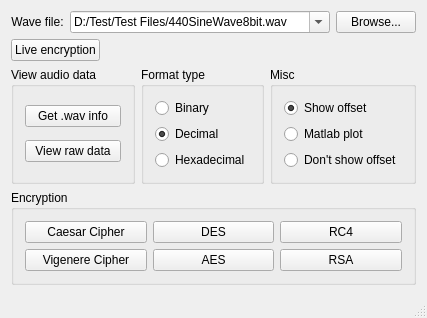
<?xml version="1.0" encoding="UTF-8"?>
<ui version="4.0">
 <class>MainWindow</class>
 <widget class="QMainWindow" name="MainWindow">
  <property name="geometry">
   <rect>
    <x>0</x>
    <y>0</y>
    <width>388</width>
    <height>312</height>
   </rect>
  </property>
  <property name="sizePolicy">
   <sizepolicy hsizetype="Preferred" vsizetype="Preferred">
    <horstretch>0</horstretch>
    <verstretch>0</verstretch>
   </sizepolicy>
  </property>
  <property name="windowTitle">
   <string>Audio Cipher</string>
  </property>
  <widget class="QWidget" name="centralWidget">
   <layout class="QVBoxLayout" name="verticalLayout_4">
    <item>
     <layout class="QHBoxLayout" name="horizontalLayout_2">
      <item>
       <widget class="QLabel" name="label">
        <property name="text">
         <string>Wave file:</string>
        </property>
        <property name="alignment">
         <set>Qt::AlignCenter</set>
        </property>
       </widget>
      </item>
      <item>
       <widget class="QComboBox" name="addressEdit">
        <property name="sizePolicy">
         <sizepolicy hsizetype="MinimumExpanding" vsizetype="Fixed">
          <horstretch>0</horstretch>
          <verstretch>0</verstretch>
         </sizepolicy>
        </property>
        <property name="editable">
         <bool>true</bool>
        </property>
        <property name="currentText">
         <string>D:/Test/Test Files/440SineWave8bit.wav</string>
        </property>
        <item>
         <property name="text">
          <string>D:/Test/Test Files/440SineWave8bit.wav</string>
         </property>
        </item>
        <item>
         <property name="text">
          <string>D:/Test/Test Files/test.wav</string>
         </property>
        </item>
        <item>
         <property name="text">
          <string>D:/Test/Test Files/13 Geografía.wav</string>
         </property>
        </item>
        <item>
         <property name="text">
          <string>D:/Test/Test Files/01 The Circle of Life.wav</string>
         </property>
        </item>
       </widget>
      </item>
      <item>
       <widget class="QPushButton" name="browsePushButton">
        <property name="text">
         <string>Browse...</string>
        </property>
       </widget>
      </item>
     </layout>
    </item>
    <item>
     <layout class="QHBoxLayout" name="horizontalLayout_3">
      <item>
       <widget class="QPushButton" name="liveButton">
        <property name="text">
         <string>Live encryption</string>
        </property>
       </widget>
      </item>
      <item>
       <spacer name="horizontalSpacer">
        <property name="orientation">
         <enum>Qt::Horizontal</enum>
        </property>
        <property name="sizeHint" stdset="0">
         <size>
          <width>40</width>
          <height>20</height>
         </size>
        </property>
       </spacer>
      </item>
     </layout>
    </item>
    <item>
     <layout class="QHBoxLayout" name="horizontalLayout">
      <item>
       <widget class="QGroupBox" name="groupBox">
        <property name="title">
         <string>View audio data</string>
        </property>
        <layout class="QVBoxLayout" name="verticalLayout_3">
         <item>
          <widget class="QPushButton" name="getInfoPushButton">
           <property name="text">
            <string>Get .wav info</string>
           </property>
          </widget>
         </item>
         <item>
          <widget class="QPushButton" name="viewPushButton">
           <property name="text">
            <string>View raw data</string>
           </property>
          </widget>
         </item>
        </layout>
       </widget>
      </item>
      <item>
       <widget class="QGroupBox" name="groupBox_3">
        <property name="title">
         <string>Format type</string>
        </property>
        <layout class="QHBoxLayout" name="horizontalLayout_4">
         <item>
          <layout class="QVBoxLayout" name="verticalLayout">
           <item>
            <widget class="QRadioButton" name="binaryRadioButton">
             <property name="text">
              <string>Binary</string>
             </property>
             <property name="checked">
              <bool>false</bool>
             </property>
             <property name="autoExclusive">
              <bool>true</bool>
             </property>
            </widget>
           </item>
           <item>
            <widget class="QRadioButton" name="decimalRadioButton">
             <property name="text">
              <string>Decimal</string>
             </property>
             <property name="checked">
              <bool>true</bool>
             </property>
            </widget>
           </item>
           <item alignment="Qt::AlignLeft">
            <widget class="QRadioButton" name="hexadecimalRadioButton">
             <property name="text">
              <string>Hexadecimal</string>
             </property>
            </widget>
           </item>
          </layout>
         </item>
        </layout>
       </widget>
      </item>
      <item>
       <widget class="QGroupBox" name="groupBox_4">
        <property name="title">
         <string>Misc</string>
        </property>
        <layout class="QHBoxLayout" name="horizontalLayout_5">
         <item>
          <layout class="QVBoxLayout" name="verticalLayout_2">
           <item>
            <widget class="QRadioButton" name="shOffsetRadioButton">
             <property name="text">
              <string>Show offset</string>
             </property>
             <property name="checked">
              <bool>true</bool>
             </property>
            </widget>
           </item>
           <item>
            <widget class="QRadioButton" name="mlPlotRadioButton">
             <property name="text">
              <string>Matlab plot</string>
             </property>
            </widget>
           </item>
           <item>
            <widget class="QRadioButton" name="dshOffsetRadioButton">
             <property name="text">
              <string>Don't show offset</string>
             </property>
            </widget>
           </item>
          </layout>
         </item>
        </layout>
       </widget>
      </item>
     </layout>
    </item>
    <item>
     <widget class="QGroupBox" name="groupBox_2">
      <property name="title">
       <string>Encryption</string>
      </property>
      <layout class="QGridLayout" name="gridLayout">
       <item row="0" column="0">
        <widget class="QPushButton" name="cesarButton">
         <property name="sizePolicy">
          <sizepolicy hsizetype="MinimumExpanding" vsizetype="Fixed">
           <horstretch>0</horstretch>
           <verstretch>0</verstretch>
          </sizepolicy>
         </property>
         <property name="text">
          <string>Caesar Cipher</string>
         </property>
        </widget>
       </item>
       <item row="1" column="0">
        <widget class="QPushButton" name="vigenereButton">
         <property name="sizePolicy">
          <sizepolicy hsizetype="MinimumExpanding" vsizetype="Fixed">
           <horstretch>0</horstretch>
           <verstretch>0</verstretch>
          </sizepolicy>
         </property>
         <property name="text">
          <string>Vigenere Cipher</string>
         </property>
        </widget>
       </item>
       <item row="1" column="1">
        <widget class="QPushButton" name="aesButton">
         <property name="sizePolicy">
          <sizepolicy hsizetype="MinimumExpanding" vsizetype="Fixed">
           <horstretch>0</horstretch>
           <verstretch>0</verstretch>
          </sizepolicy>
         </property>
         <property name="text">
          <string>AES</string>
         </property>
        </widget>
       </item>
       <item row="0" column="1">
        <widget class="QPushButton" name="desButton">
         <property name="sizePolicy">
          <sizepolicy hsizetype="MinimumExpanding" vsizetype="Fixed">
           <horstretch>0</horstretch>
           <verstretch>0</verstretch>
          </sizepolicy>
         </property>
         <property name="text">
          <string>DES</string>
         </property>
        </widget>
       </item>
       <item row="0" column="2">
        <widget class="QPushButton" name="rc4Button">
         <property name="sizePolicy">
          <sizepolicy hsizetype="MinimumExpanding" vsizetype="Fixed">
           <horstretch>0</horstretch>
           <verstretch>0</verstretch>
          </sizepolicy>
         </property>
         <property name="text">
          <string>RC4</string>
         </property>
        </widget>
       </item>
       <item row="1" column="2">
        <widget class="QPushButton" name="rsaButton">
         <property name="sizePolicy">
          <sizepolicy hsizetype="MinimumExpanding" vsizetype="Fixed">
           <horstretch>0</horstretch>
           <verstretch>0</verstretch>
          </sizepolicy>
         </property>
         <property name="text">
          <string>RSA</string>
         </property>
        </widget>
       </item>
      </layout>
     </widget>
    </item>
   </layout>
  </widget>
  <widget class="QMenuBar" name="menuBar">
   <property name="geometry">
    <rect>
     <x>0</x>
     <y>0</y>
     <width>388</width>
     <height>21</height>
    </rect>
   </property>
  </widget>
  <widget class="QStatusBar" name="statusBar"/>
 </widget>
 <layoutdefault spacing="6" margin="11"/>
 <resources/>
 <connections>
  <connection>
   <sender>mlPlotRadioButton</sender>
   <signal>toggled(bool)</signal>
   <receiver>binaryRadioButton</receiver>
   <slot>setDisabled(bool)</slot>
   <hints>
    <hint type="sourcelabel">
     <x>273</x>
     <y>146</y>
    </hint>
    <hint type="destinationlabel">
     <x>191</x>
     <y>128</y>
    </hint>
   </hints>
  </connection>
  <connection>
   <sender>mlPlotRadioButton</sender>
   <signal>toggled(bool)</signal>
   <receiver>hexadecimalRadioButton</receiver>
   <slot>setDisabled(bool)</slot>
   <hints>
    <hint type="sourcelabel">
     <x>328</x>
     <y>150</y>
    </hint>
    <hint type="destinationlabel">
     <x>212</x>
     <y>168</y>
    </hint>
   </hints>
  </connection>
  <connection>
   <sender>mlPlotRadioButton</sender>
   <signal>toggled(bool)</signal>
   <receiver>decimalRadioButton</receiver>
   <slot>setChecked(bool)</slot>
   <hints>
    <hint type="sourcelabel">
     <x>344</x>
     <y>150</y>
    </hint>
    <hint type="destinationlabel">
     <x>227</x>
     <y>146</y>
    </hint>
   </hints>
  </connection>
 </connections>
</ui>
